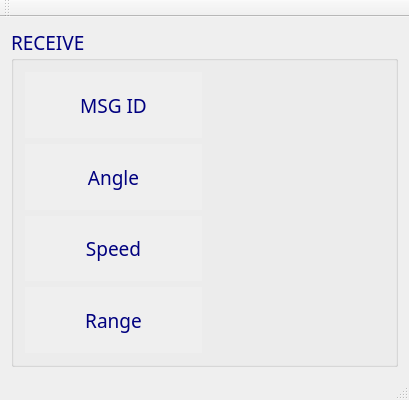
<?xml version="1.0" encoding="UTF-8"?>
<ui version="4.0">
 <class>MainWindow</class>
 <widget class="QMainWindow" name="MainWindow">
  <property name="geometry">
   <rect>
    <x>0</x>
    <y>0</y>
    <width>409</width>
    <height>400</height>
   </rect>
  </property>
  <property name="windowTitle">
   <string>MainWindow</string>
  </property>
  <widget class="QWidget" name="centralWidget">
   <layout class="QGridLayout" name="gridLayout">
    <item row="0" column="0">
     <widget class="QGroupBox" name="groupBox_2">
      <property name="palette">
       <palette>
        <active>
         <colorrole role="WindowText">
          <brush brushstyle="SolidPattern">
           <color alpha="255">
            <red>0</red>
            <green>0</green>
            <blue>127</blue>
           </color>
          </brush>
         </colorrole>
        </active>
        <inactive>
         <colorrole role="WindowText">
          <brush brushstyle="SolidPattern">
           <color alpha="255">
            <red>0</red>
            <green>0</green>
            <blue>127</blue>
           </color>
          </brush>
         </colorrole>
        </inactive>
        <disabled>
         <colorrole role="WindowText">
          <brush brushstyle="SolidPattern">
           <color alpha="255">
            <red>120</red>
            <green>120</green>
            <blue>120</blue>
           </color>
          </brush>
         </colorrole>
        </disabled>
       </palette>
      </property>
      <property name="font">
       <font>
        <family>Century Gothic</family>
        <pointsize>14</pointsize>
       </font>
      </property>
      <property name="title">
       <string>RECEIVE</string>
      </property>
      <layout class="QGridLayout" name="gridLayout_3">
       <item row="0" column="0">
        <layout class="QGridLayout" name="gridLayout_4">
         <item row="4" column="1">
          <widget class="QLabel" name="label_range">
           <property name="palette">
            <palette>
             <active>
              <colorrole role="WindowText">
               <brush brushstyle="SolidPattern">
                <color alpha="255">
                 <red>0</red>
                 <green>170</green>
                 <blue>0</blue>
                </color>
               </brush>
              </colorrole>
             </active>
             <inactive>
              <colorrole role="WindowText">
               <brush brushstyle="SolidPattern">
                <color alpha="255">
                 <red>0</red>
                 <green>170</green>
                 <blue>0</blue>
                </color>
               </brush>
              </colorrole>
             </inactive>
             <disabled>
              <colorrole role="WindowText">
               <brush brushstyle="SolidPattern">
                <color alpha="255">
                 <red>120</red>
                 <green>120</green>
                 <blue>120</blue>
                </color>
               </brush>
              </colorrole>
             </disabled>
            </palette>
           </property>
           <property name="text">
            <string/>
           </property>
           <property name="alignment">
            <set>Qt::AlignCenter</set>
           </property>
          </widget>
         </item>
         <item row="3" column="1">
          <widget class="QLabel" name="label_speed">
           <property name="palette">
            <palette>
             <active>
              <colorrole role="WindowText">
               <brush brushstyle="SolidPattern">
                <color alpha="255">
                 <red>0</red>
                 <green>170</green>
                 <blue>0</blue>
                </color>
               </brush>
              </colorrole>
             </active>
             <inactive>
              <colorrole role="WindowText">
               <brush brushstyle="SolidPattern">
                <color alpha="255">
                 <red>0</red>
                 <green>170</green>
                 <blue>0</blue>
                </color>
               </brush>
              </colorrole>
             </inactive>
             <disabled>
              <colorrole role="WindowText">
               <brush brushstyle="SolidPattern">
                <color alpha="255">
                 <red>120</red>
                 <green>120</green>
                 <blue>120</blue>
                </color>
               </brush>
              </colorrole>
             </disabled>
            </palette>
           </property>
           <property name="text">
            <string/>
           </property>
           <property name="alignment">
            <set>Qt::AlignCenter</set>
           </property>
          </widget>
         </item>
         <item row="2" column="1">
          <widget class="QLabel" name="label_angle">
           <property name="palette">
            <palette>
             <active>
              <colorrole role="WindowText">
               <brush brushstyle="SolidPattern">
                <color alpha="255">
                 <red>0</red>
                 <green>170</green>
                 <blue>0</blue>
                </color>
               </brush>
              </colorrole>
             </active>
             <inactive>
              <colorrole role="WindowText">
               <brush brushstyle="SolidPattern">
                <color alpha="255">
                 <red>0</red>
                 <green>170</green>
                 <blue>0</blue>
                </color>
               </brush>
              </colorrole>
             </inactive>
             <disabled>
              <colorrole role="WindowText">
               <brush brushstyle="SolidPattern">
                <color alpha="255">
                 <red>120</red>
                 <green>120</green>
                 <blue>120</blue>
                </color>
               </brush>
              </colorrole>
             </disabled>
            </palette>
           </property>
           <property name="text">
            <string/>
           </property>
           <property name="alignment">
            <set>Qt::AlignCenter</set>
           </property>
          </widget>
         </item>
         <item row="2" column="0">
          <widget class="QLabel" name="label_4">
           <property name="autoFillBackground">
            <bool>true</bool>
           </property>
           <property name="frameShape">
            <enum>QFrame::NoFrame</enum>
           </property>
           <property name="text">
            <string>Angle</string>
           </property>
           <property name="alignment">
            <set>Qt::AlignCenter</set>
           </property>
          </widget>
         </item>
         <item row="4" column="0">
          <widget class="QLabel" name="label_6">
           <property name="autoFillBackground">
            <bool>true</bool>
           </property>
           <property name="frameShape">
            <enum>QFrame::NoFrame</enum>
           </property>
           <property name="text">
            <string>Range</string>
           </property>
           <property name="alignment">
            <set>Qt::AlignCenter</set>
           </property>
          </widget>
         </item>
         <item row="3" column="0">
          <widget class="QLabel" name="label_5">
           <property name="autoFillBackground">
            <bool>true</bool>
           </property>
           <property name="frameShape">
            <enum>QFrame::NoFrame</enum>
           </property>
           <property name="text">
            <string>Speed</string>
           </property>
           <property name="alignment">
            <set>Qt::AlignCenter</set>
           </property>
          </widget>
         </item>
         <item row="1" column="0">
          <widget class="QLabel" name="label_10">
           <property name="autoFillBackground">
            <bool>true</bool>
           </property>
           <property name="frameShape">
            <enum>QFrame::NoFrame</enum>
           </property>
           <property name="text">
            <string>MSG ID</string>
           </property>
           <property name="alignment">
            <set>Qt::AlignCenter</set>
           </property>
          </widget>
         </item>
         <item row="1" column="1">
          <widget class="QLabel" name="label_msgId">
           <property name="palette">
            <palette>
             <active>
              <colorrole role="WindowText">
               <brush brushstyle="SolidPattern">
                <color alpha="255">
                 <red>0</red>
                 <green>170</green>
                 <blue>0</blue>
                </color>
               </brush>
              </colorrole>
             </active>
             <inactive>
              <colorrole role="WindowText">
               <brush brushstyle="SolidPattern">
                <color alpha="255">
                 <red>0</red>
                 <green>170</green>
                 <blue>0</blue>
                </color>
               </brush>
              </colorrole>
             </inactive>
             <disabled>
              <colorrole role="WindowText">
               <brush brushstyle="SolidPattern">
                <color alpha="255">
                 <red>120</red>
                 <green>120</green>
                 <blue>120</blue>
                </color>
               </brush>
              </colorrole>
             </disabled>
            </palette>
           </property>
           <property name="text">
            <string/>
           </property>
           <property name="alignment">
            <set>Qt::AlignCenter</set>
           </property>
          </widget>
         </item>
        </layout>
       </item>
      </layout>
     </widget>
    </item>
   </layout>
  </widget>
  <widget class="QMenuBar" name="menuBar">
   <property name="geometry">
    <rect>
     <x>0</x>
     <y>0</y>
     <width>409</width>
     <height>21</height>
    </rect>
   </property>
  </widget>
  <widget class="QToolBar" name="mainToolBar">
   <attribute name="toolBarArea">
    <enum>TopToolBarArea</enum>
   </attribute>
   <attribute name="toolBarBreak">
    <bool>false</bool>
   </attribute>
  </widget>
  <widget class="QStatusBar" name="statusBar"/>
 </widget>
 <layoutdefault spacing="6" margin="11"/>
 <resources/>
 <connections/>
</ui>
